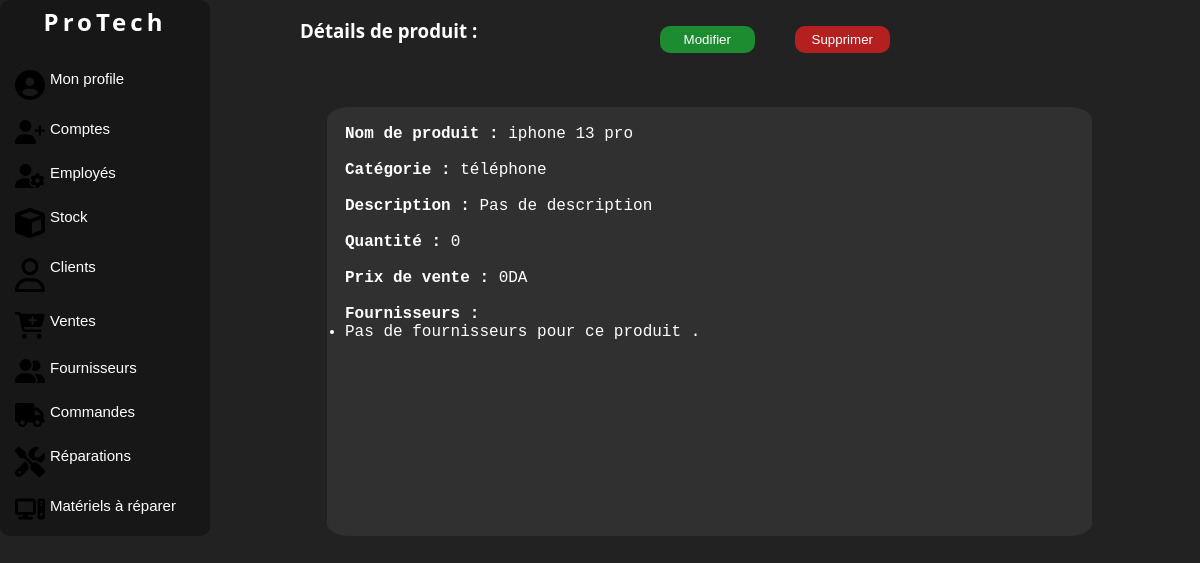
The page /produit/6/ (signed in) on the database as committed earlier.
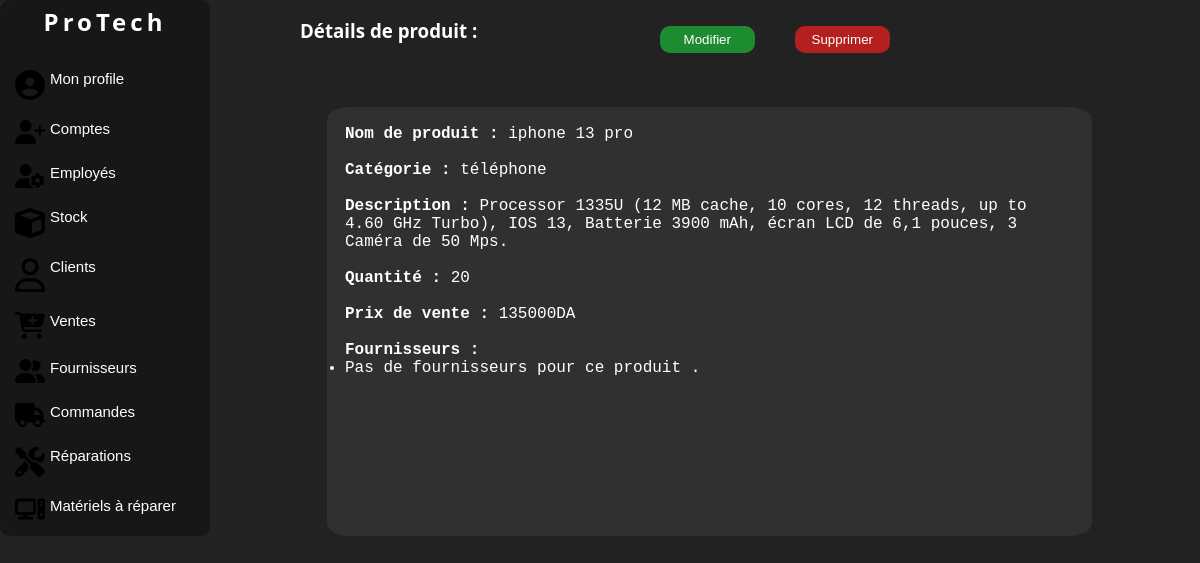
The same page on the database as committed later.
### manager/models.py (models this page shows, shortened)
class Product(models.Model):
    name = models.CharField(max_length=100, db_column='Nom', unique=True)
    category = models.ForeignKey(Category, on_delete=models.SET_DEFAULT, default=1, db_column='Catégorie')
    description = models.TextField(db_column='Description', default='Pas de description')
    quantity = models.PositiveIntegerField(default=0, blank=True, null=True, db_column='Quantité')
    initial_selling_price = models.PositiveIntegerField(default=0, db_column='Prix de vente initiale')
    suppliers = models.ManyToManyField(Supplier, through='Suppliying', db_column='Fournisseurs', related_name='products')
    class Meta:
        db_table = 'Produit'
        verbose_name = _('Produit')

class Category(models.Model):
    name = models.CharField(max_length=100, db_column='Nom')
    def __str__(self):
        return self.name
    class Meta:
        db_table = 'Catégorie'

### manager/views.py (the view)
# urls.py: path('produit/<int:pk>/', views.ProductDetailView.as_view(), name='product-detail'),
class ProductDetailView(LoginRequiredMixin,RoleRequiredMixin,DetailView):
    model = Product
    template_name = 'detaillproduit.html'
    context_object_name = 'product'
    required_roles = ['Admin', 'Employé']

### manager/views.py (called while the page is built)
    def dispatch(self, request, *args, **kwargs):
        if not request.user.is_authenticated:
            return self.handle_no_permission()
        if not self.required_roles:  # if no role is required, continue
            return super().dispatch(request, *args, **kwargs)
        if not request.user.employee.role in self.required_roles:
            messages.error(request, 'Vous n\'avez pas la permission de consulter cette page.')
            return redirect('dashboard')  # or wherever
        return super().dispatch(request, *args, **kwargs)

### manager/templates/detaillproduit.html (shortened to what this page needs)
{% load static %}
{% load auth_extras %}
<!DOCTYPE html>
<html lang="en">
<head>
    <link rel="stylesheet" href="{% static 'css/style.css' %}">
    <link rel="stylesheet" href="{% static 'css/accueil.css' %}">
</head>
<body>
<div class="corp">
    <div class="nav">
        <div class="logo">
            <a href="{% url 'home' %}" class="link"><h2>ProTech</h2></a>
        </div>
        <br>
        <button class="value" onclick="location.href='{% url 'dashboard' %}'">
            Mon profile
        </button>
        {% if request.user.employee.role == 'Admin' %}
        <button class="value" onclick="location.href='{% url 'account-list' %}'">
            Comptes
        </button>
        <button class="value" onclick="location.href='{% url 'employee-list' %}'">
            Employés
        </button>
        {% endif %}
        {% if request.user.employee.role == 'Admin' or request.user.employee.role == 'Employé' %}
        <button class="value" onclick="location.href='{% url 'products-list' %}'">
            Stock
        </button>
        <button class="value" onclick="location.href='{% url 'client-list' %}'">
            Clients
        </button>
        <button class="value" onclick="location.href='{% url 'sale-list' %}'">
            Ventes
        </button>
        <button class="value" onclick="location.href='{% url 'supplier-list' %}'">
            Fournisseurs
        </button>
        <button class="value" onclick="location.href='{% url 'purchase-order-list' %}'">
            Commandes
        </button>
        {% endif %}
        {% if request.user.employee.role == 'Admin' or request.user.employee.role == 'Réparateur' %}
        <button class="value" onclick="location.href='{% url 'repair-list' %}'">
            Réparations
        </button>
        <button class="value" onclick="location.href='{% url 'hardware-list' %}'">
            Matériels à réparer
        </button>
        {% endif %}
    </div>
    <div class="liste">
        <div class="c111">
            <div class="colone1"><h3>Détails de produit :</h3></div>
             <div><button class="button" id="modifier"
                onclick="location.href='{% url 'update-product' product.id %}';">Modifier
        </button></div>
             <div><button class="button" id="supprimer"
                onclick="location.href='{% url 'delete-product' product.id %}';">Supprimer
        </button></div>
        </div>
        <div class="c22">
            <p><strong>Nom de produit : </strong>{{ product.name }}</p><br>
            <p><strong>Catégorie :</strong> {{ product.category }}</p><br>
            <p><strong>Description : </strong>{{ product.description }}</p><br>
            <p><strong>Quantité : </strong> {{ product.quantity }}</p><br>
            <p><strong>Prix de vente : </strong>{{ product.initial_selling_price }}DA</p><br>
            <p><strong>Fournisseurs :</strong></p>
            <ul>
                {% for supplier in product.suppliers.all %}
                <li><a href="{% url 'supplier-detail' supplier.id %}">{{ supplier.name }} </a></li>
                {% empty %}
                    <li>Pas de fournisseurs pour ce produit .</li>
                {% endfor %}
            </ul>
            <br>
        </div>
    </div>
</body>
</html>

Rows that differ between the two databases and show on the page:
changed Product "iphone 13 pro": description "Pas de description" → "Processor 1335U (12 MB cache, 10 cores, 12 threads, up to 4.60 GHz Turbo), IOS 13, Batterie 3900 mAh, écran LCD de 6,1 pouces, 3 Caméra de 50 Mps."; quantity "0" → "20"; initial_selling_price "0" → "135000"
